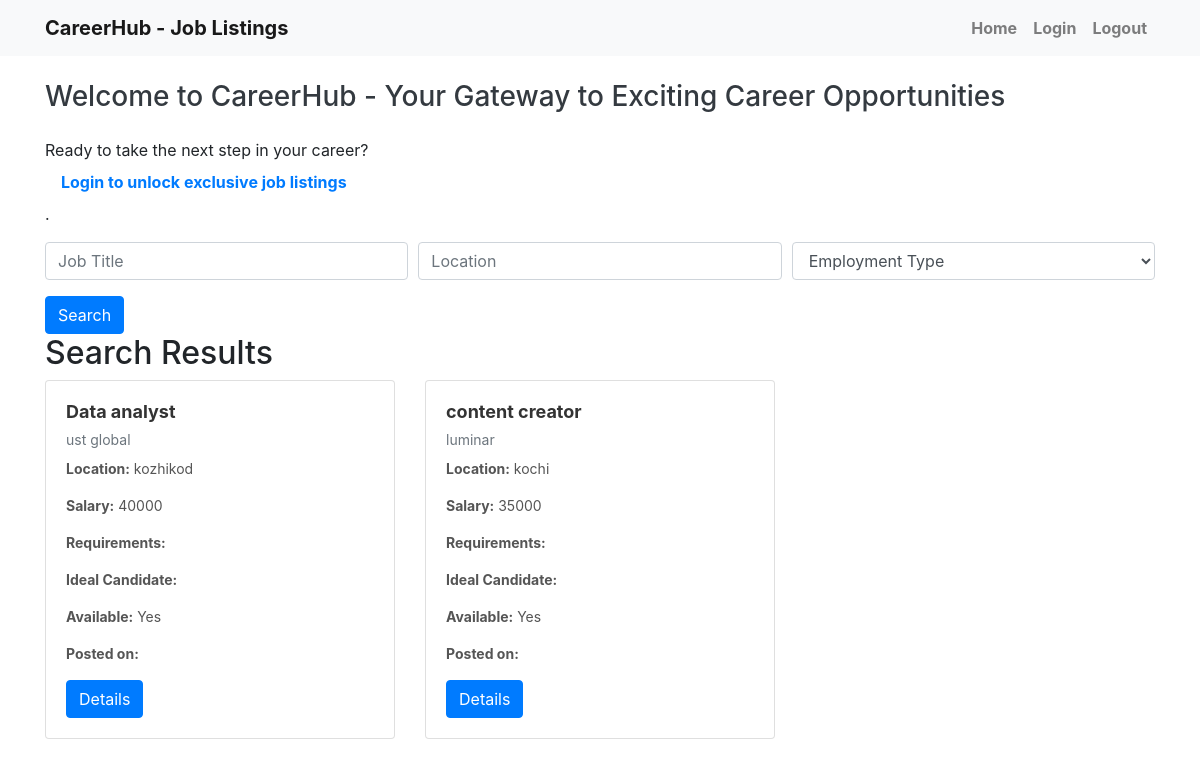
Before: / with the older database file.
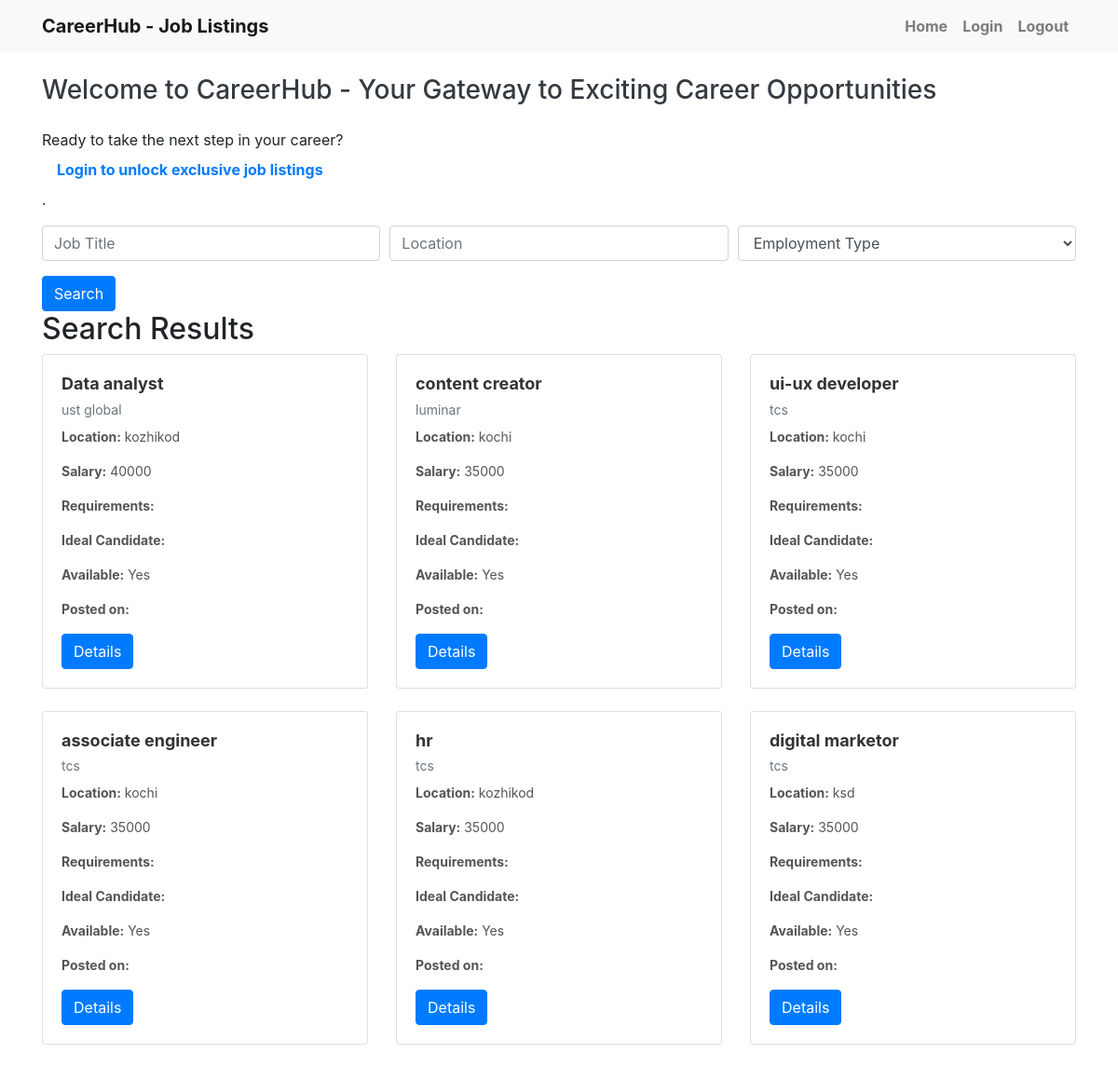
After: the same page with the newer database file.
### job/models.py (models this page shows, shortened)
class Job (models.Model):
    user = models. ForeignKey (User, on_delete=models.CASCADE)
    company = models. ForeignKey (Company, on_delete=models.CASCADE)
    title = models. CharField(max_length=100)
    location = models. CharField(max_length=100)
    salary = models. PositiveIntegerField(default=35000)
    is_available=models.BooleanField(default=True)
    timestamb=models.DateTimeField(auto_now_add=True)
    job_description = models.TextField(null=True,blank=True)
    required_qualifications = models.CharField(max_length=50,null=True,blank=True)
    responsibilities = models.TextField(null=True,blank=True)
    application_Deadline = models.DateField(null=True,blank=True)
    salary_Range = models.CharField(max_length=50,null=True,blank=True)
    option = (('Full-time', 'Full-time'), ('Part-time', 'Part-time'), ('Contract', 'Contract'), ('etc', 'etc'))
    Employment_Type = models.CharField(choices=option, max_length=20,null=True,blank=True)
    Company_Benefits = models.TextField(null=True,blank=True)
    How_to_Apply = models.TextField(null=True,blank=True)
    cover_letter=models.CharField(max_length=20,null=True,blank=True)
    status_choices = (('Accepted', 'Accepted'),
                      ('Declined', 'Declined'),
                      ('Pending', 'Pending'))
    status = models.CharField(max_length=20, choices=status_choices,null=True)

### company/models.py (models this page shows)
class Company(models.Model):
    user = models. OneToOneField(User, on_delete=models.CASCADE)
    name = models. CharField(max_length=100,null=True,blank=True)
    est_date = models. PositiveIntegerField(null=True,blank=True)
    city = models. CharField(max_length=100,null=True,blank=True)
    state = models. CharField(max_length=100,null=True,blank=True)
    def __str__(self):
        return self.name

### website/views.py (the view)
# urls.py: 2. Add a URL to urlpatterns:  path('', views.home, name='home')
def home (request):
    jobs=Job.objects.filter(is_available=True).order_by('timestamb')
    context = {'jobs':jobs}
    return render (request, 'website/home.html',context)

### templates/website/home.html (shortened to what this page needs)
<!DOCTYPE html>
<html lang="en">
<head>
  <link rel="stylesheet" href="https://stackpath.bootstrapcdn.com/bootstrap/4.5.2/css/bootstrap.min.css">
<link rel="stylesheet" href="https://stackpath.bootstrapcdn.com/bootstrap/4.5.2/css/bootstrap.min.css">
</head>
<body>
  <nav class="navbar navbar-expand-lg navbar-light bg-light">
    <div class="container">
      <a class="navbar-brand" href="#">CareerHub - Job Listings</a>
      <div class="collapse navbar-collapse" id="navbarNav">
        <ul class="navbar-nav ml-auto">
          <li class="nav-item">
            <a class="nav-link" href="#">Home</a>
          </li>
          <li class="nav-item">
            <a class="nav-link" href="{% url 'login' %}">Login</a>
          </li>
          <li class="nav-item">
            <a class="nav-link" href="{% url 'logout' %}">Logout</a>
          </li>
        </ul>
      </div>
    </div>
  </nav>
  <div class="container">
    <h3 class="my-4 text-dark">Welcome to CareerHub - Your Gateway to Exciting Career Opportunities</h3>
    <p>Ready to take the next step in your career? <a class="nav-link" href="{% url 'login' %}">Login to unlock exclusive job listings</a>.</p>
    <form class="search-form" action="{% url 'search' %}" method="GET">
      <div class="form-row">
        <div class="form-group col-md-4">
          <input type="text" class="form-control" name="job_title" placeholder="Job Title">
        </div>
        <div class="form-group col-md-4">
          <input type="text" class="form-control" name="job_location" placeholder="Location">
        </div>
        <div class="form-group col-md-4">
          <select class="form-control" name="employment_type">
            <option value="">Employment Type</option>
          </select>
        </div>
      </div>
      <button type="submit" class="btn btn-primary">Search</button>
    </form>
    {% if jobs %}
    <h2>Search Results</h2>
    <div class="row">
      {% for job in jobs %}
      <div class="col-md-4 mb-4">
        <div class="card">
          <div class="card-body job-details">
            <h5 class="card-title job-title">{{ job.title }}</h5>
            <p class="card-subtitle mb-2 text-muted">{{ job.company }}</p>
            <p><strong>Location:</strong> {{ job.location }}</p>
            <p><strong>Salary:</strong> {{ job.salary }}</p>
            <p><strong>Requirements:</strong> {{ job.requirements }}</p>
            <p><strong>Ideal Candidate:</strong> {{ job.ideal_candidate }}</p>
            <p><strong>Available:</strong> {% if job.is_available %}Yes{% else %}No{% endif %}</p>
            <p><strong>Posted on:</strong> {{ job.timestamp }}</p>
            <a href="{% url 'job-details' job.id %}" class="btn btn-primary">Details</a>
          </div>
        </div>
      </div>
      {% endfor %}
    </div>
    {% endif %}
  </div>
</body>
</html>

### templates/website/home.html (style rules this page uses)
.navbar-brand, .nav-link { color: #007bff; font-weight: bold; }
.job-title { font-size: 18px; font-weight: bold; color: #333; }
.job-details { font-size: 14px; color: #555; }

Changed rows visible on the page:
added Job: title "ui-ux developer", company "tcs", location "kochi", salary "35000", is_available "Yes"
added Job: title "associate engineer", company "tcs", location "kochi", salary "35000", is_available "Yes"
added Job: title "hr", company "tcs", location "kozhikod", salary "35000", is_available "Yes"
added Job: title "digital marketor", company "tcs", location "ksd", salary "35000", is_available "Yes"
